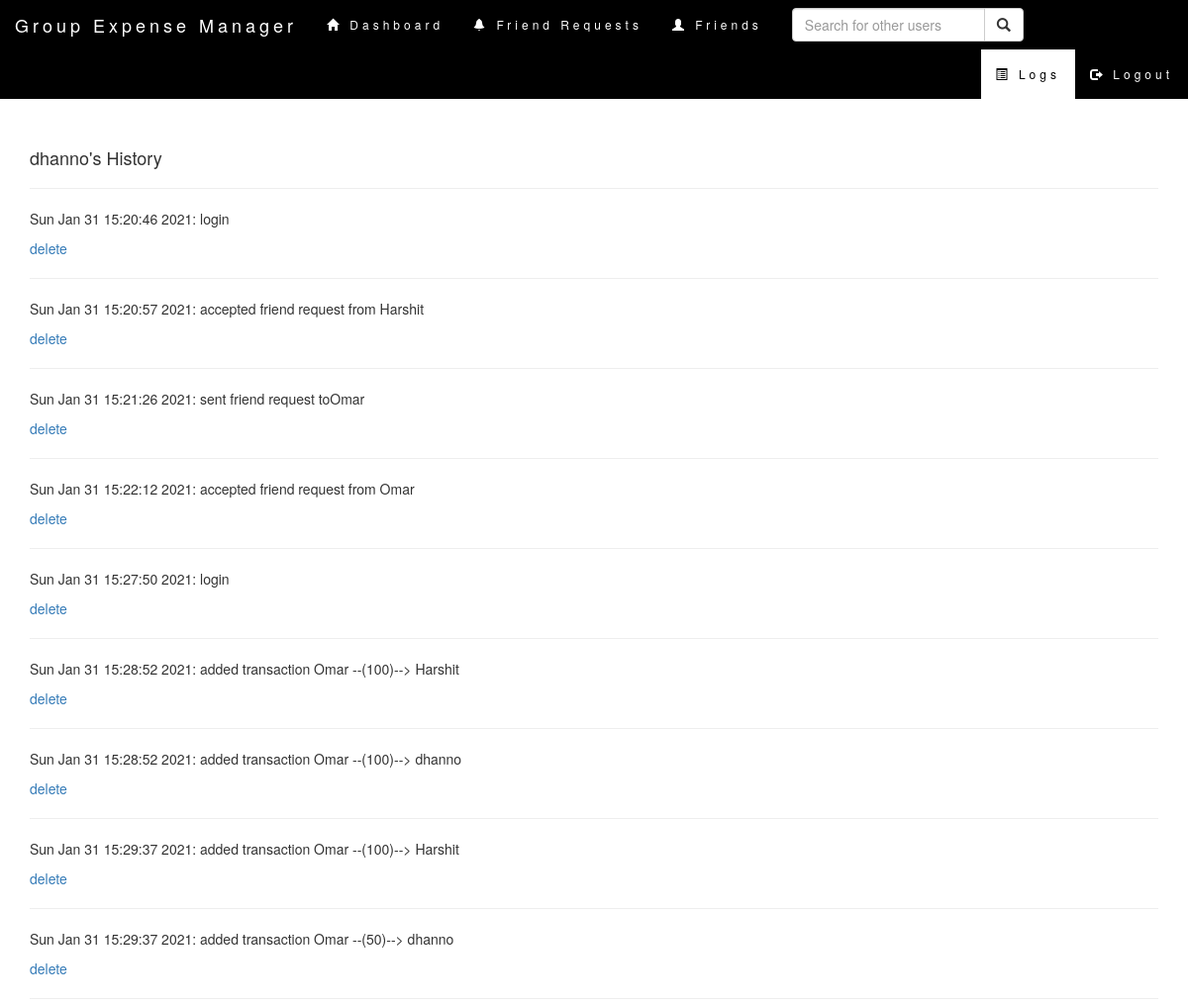
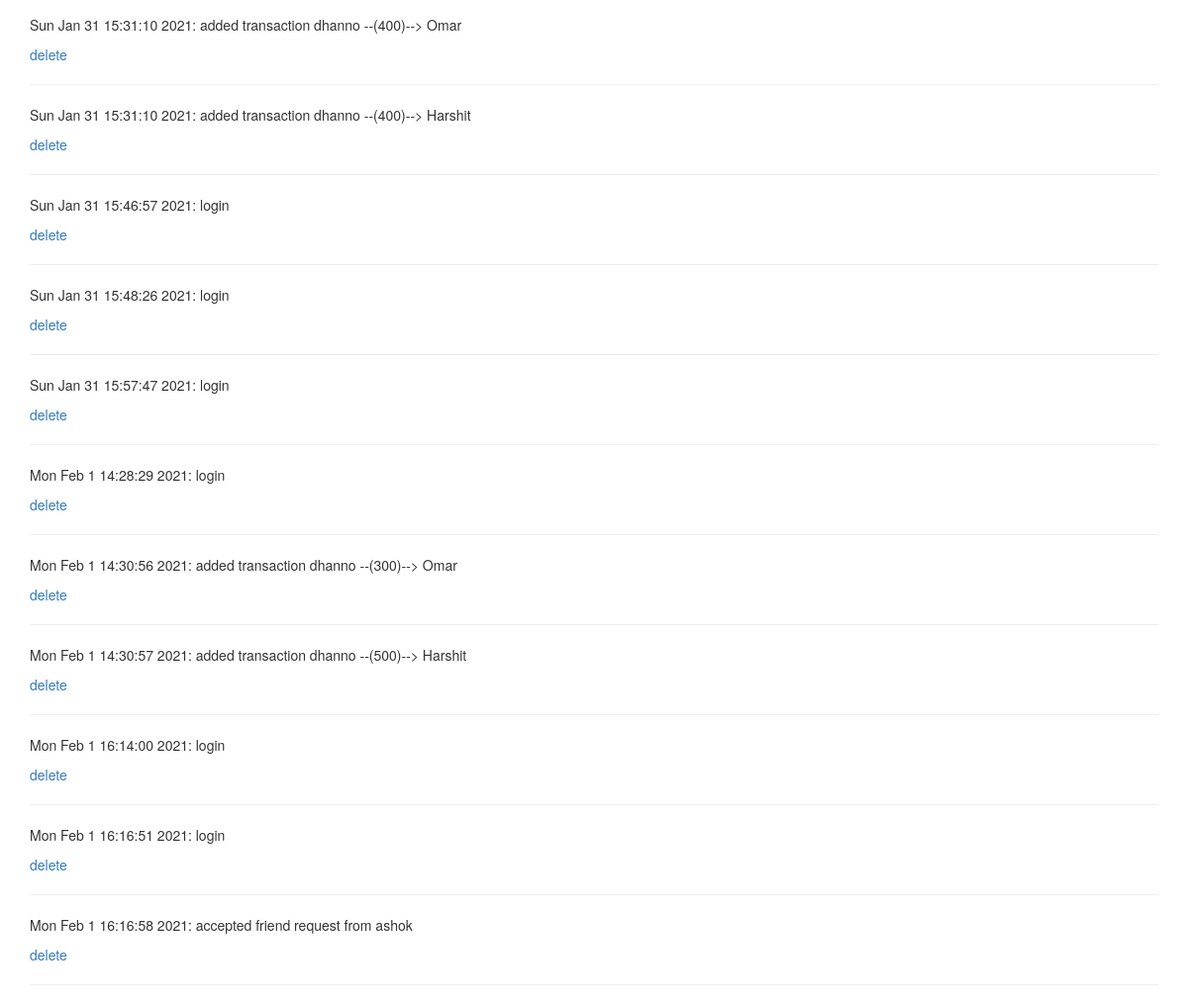
Screenshot of /viewLog (signed in) with the database file from the repository (2 pictures, top to bottom).
### tables this page shows
CREATE TABLE log(
        lid integer primary key autoincrement,
      	user text,
		log text
);

### main.py (the view)
@app.route('/viewLog', methods=['POST', 'GET'])
def viewLog():
    if 'username' not in session:
        return redirect(url_for('login'))
    username = session['username']
    logs = dbHandler.getLog(username)
    return render_template("log.html", user=username, logs=logs)

### log.py (called while the page is built)
def getLog(user):
    con = sql.connect("database.db")
    cur = con.cursor()
    cur.execute("SELECT * FROM log WHERE user=='{0}'".format(user))
    ret = cur.fetchall()
    con.commit()
    con.close()
    print (ret)
    if len(ret)==0:
        return None
    return ret

### main.py (called while the page is built)
@app.after_request
def after_request(response):
    response.headers["Cache-Control"] = "no-cache, no-store, must-revalidate"
    return response

### models_1.py (called while the page is built)
def getLog(user):
    return logger.getLog(user)

### templates/log.html (shortened to what this page needs)
<!DOCTYPE HTML>
<html lang="en">
    <head>
        <link rel="stylesheet" href="https://maxcdn.bootstrapcdn.com/bootstrap/3.3.7/css/bootstrap.min.css">
        <link rel="stylesheet" type="text/css" href="{{ url_for('static',filename='css/navbar.css') }}">
    </head>
    <body>
    <nav class="navbar navbar-inverse">
        <div class="container-fluid">
            <div class="navbar-header">
            <a class="navbar-brand" href="#">Group Expense Manager</a>
            </div>
            <ul class="nav navbar-nav">
                <li><a href="{{ url_for('index') }}"><span class="glyphicon glyphicon-home"></span> Dashboard</a></li>
                <li><a href="{{ url_for('notifications') }}"><span class="glyphicon glyphicon-bell"></span> Friend Requests</a></li>
                <li><a href="{{ url_for('getFriends') }}"><span class="glyphicon glyphicon-user"></span> Friends</a></li>
            </ul>
            <form class="navbar-form navbar-left" action="{{ url_for('index') }}" method="post">
                <div class="input-group">
                    <input type="text" class="form-control" placeholder="Search for other users" name="search">
                    <div class="input-group-btn">
                        <button class="btn btn-default" type="submit">
                            <i class="glyphicon glyphicon-search"></i>
                        </button>
                    </div>
                </div>
            </form>
            <ul class="nav navbar-nav navbar-right">
                <li class="active"><a href="{{ url_for('viewLog') }}"><span class="glyphicon glyphicon-list-alt"></span> Logs</a></li>
                <li><a href="{{ url_for('logout') }}"><span class="glyphicon glyphicon-log-out"></span> Logout</a></li>
            </ul>
        </div>
    </nav>
    <br>
    <br>
    <div class="container">
		<h4>{{user}}'s History</h4>
		<hr>
		{% if logs %}
		{% for item in logs%}
			<p> {{item[2]}} </p>
			<a href={{url_for('delLog', admin=admin, groupName=groupName, lid=item[0])}}>delete</a>
			<hr>
		{% endfor %}
		{%endif%}
	</div>
	</body>
</html>

### static/css/navbar.css (style rules this page uses)
.navbar { margin-bottom: 0; background-color: black; z-index: 9999; border: 0; font-size: 12px !important; line-height: 1.42857143 !important; letter-spacing: 4px; border-radius: 0; }
.navbar li a, .navbar .navbar-brand { color: #fff !important; }
.navbar-nav li a:hover, .navbar-nav li.active a { color: black !important; background-color: #fff !important; }

### rows the page displays
log: log "Sun Jan 31 15:20:46 2021: login"
log: log "Sun Jan 31 15:20:57 2021: accepted friend request from Harshit"
log: log "Sun Jan 31 15:21:26 2021: sent friend request toOmar"
log: log "Sun Jan 31 15:22:12 2021: accepted friend request from Omar"
log: log "Sun Jan 31 15:27:50 2021: login"
log: log "Sun Jan 31 15:28:52 2021: added transaction Omar --(100)--> Harshit"
log: log "Sun Jan 31 15:28:52 2021: added transaction Omar --(100)--> dhanno"
log: log "Sun Jan 31 15:29:37 2021: added transaction Omar --(100)--> Harshit"
log: log "Sun Jan 31 15:29:37 2021: added transaction Omar --(50)--> dhanno"
log: log "Sun Jan 31 15:31:10 2021: added transaction dhanno --(400)--> Omar"
log: log "Sun Jan 31 15:31:10 2021: added transaction dhanno --(400)--> Harshit"
log: log "Sun Jan 31 15:46:57 2021: login"
log: log "Sun Jan 31 15:48:26 2021: login"
log: log "Sun Jan 31 15:57:47 2021: login"
log: log "Mon Feb 1 14:28:29 2021: login"
log: log "Mon Feb 1 14:30:56 2021: added transaction dhanno --(300)--> Omar"
log: log "Mon Feb 1 14:30:57 2021: added transaction dhanno --(500)--> Harshit"
log: log "Mon Feb 1 16:14:00 2021: login"
log: log "Mon Feb 1 16:16:51 2021: login"
log: log "Mon Feb 1 16:16:58 2021: accepted friend request from ashok"

### other values shown
{{ user }} "dhanno"
